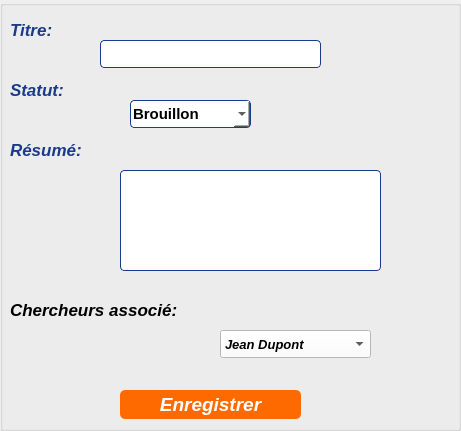
    <widget class="QGroupBox" name="groupBox_5">
     <property name="geometry">
      <rect>
       <x>160</x>
       <y>140</y>
       <width>461</width>
       <height>431</height>
      </rect>
     </property>
     <property name="font">
      <font>
       <pointsize>12</pointsize>
       <italic>true</italic>
       <bold>true</bold>
      </font>
     </property>
     <property name="title">
      <string/>
     </property>
     <widget class="QLabel" name="label_2">
      <property name="geometry">
       <rect>
        <x>10</x>
        <y>20</y>
        <width>63</width>
        <height>20</height>
       </rect>
      </property>
      <property name="font">
       <font>
        <pointsize>13</pointsize>
        <italic>true</italic>
        <bold>true</bold>
       </font>
      </property>
      <property name="styleSheet">
       <string notr="true">QLabel {
    color: #1a3a8a;
    font-weight: bold;
}</string>
      </property>
      <property name="text">
       <string>Titre:</string>
      </property>
     </widget>
     <widget class="QLineEdit" name="lineEdit_2">
      <property name="geometry">
       <rect>
        <x>100</x>
        <y>40</y>
        <width>221</width>
        <height>28</height>
       </rect>
      </property>
      <property name="styleSheet">
       <string notr="true">QLineEdit {
    background-color: #ffffff;
    color: #000000;
    border: 1px solid #1a3a8a;
    border-radius: 4px;
    padding: 2px;
}</string>
      </property>
     </widget>
     <widget class="QLabel" name="label_3">
      <property name="geometry">
       <rect>
        <x>10</x>
        <y>80</y>
        <width>91</width>
        <height>20</height>
       </rect>
      </property>
      <property name="font">
       <font>
        <pointsize>13</pointsize>
        <italic>true</italic>
        <bold>true</bold>
       </font>
      </property>
      <property name="styleSheet">
       <string notr="true">QLabel {
    color: #1a3a8a;
    font-weight: bold;
}</string>
      </property>
      <property name="text">
       <string>Statut:</string>
      </property>
     </widget>
     <widget class="QComboBox" name="comboBox">
      <property name="geometry">
       <rect>
        <x>130</x>
        <y>100</y>
        <width>121</width>
        <height>28</height>
       </rect>
      </property>
      <property name="font">
       <font>
        <pointsize>11</pointsize>
        <italic>false</italic>
        <bold>true</bold>
       </font>
      </property>
      <property name="styleSheet">
       <string notr="true">QComboBox {
    background-color: #ffffff;
    color: #000000;
    border: 1px solid #1a3a8a;
    border-radius: 4px;
    padding: 2px;
}

/* This part makes the list inside look clean too */
QComboBox QAbstractItemView {
    background-color: #ffffff;
    selection-background-color: #ff7e39;
    color: #000000;
}</string>
      </property>
      <item>
       <property name="text">
        <string>Brouillon</string>
       </property>
      </item>
      <item>
       <property name="text">
        <string>Archivé</string>
       </property>
      </item>
      <item>
       <property name="text">
        <string>Publié</string>
       </property>
      </item>
     </widget>
     <widget class="QLabel" name="label_4">
      <property name="geometry">
       <rect>
        <x>10</x>
        <y>140</y>
        <width>91</width>
        <height>20</height>
       </rect>
      </property>
      <property name="font">
       <font>
        <pointsize>13</pointsize>
        <italic>true</italic>
        <bold>true</bold>
       </font>
      </property>
      <property name="styleSheet">
       <string notr="true">QLabel {
    color: #1a3a8a;
    font-weight: bold;
}</string>
      </property>
      <property name="text">
       <string>Résumé:</string>
      </property>
     </widget>
     <widget class="QPlainTextEdit" name="plainTextEdit">
      <property name="geometry">
       <rect>
        <x>120</x>
        <y>170</y>
        <width>261</width>
        <height>101</height>
       </rect>
      </property>
      <property name="autoFillBackground">
       <bool>false</bool>
      </property>
      <property name="styleSheet">
       <string notr="true">QPlainTextEdit {
    background-color: #ffffff;
    color: #000000;
    border: 1px solid #1a3a8a;
    border-radius: 4px;
}</string>
      </property>
     </widget>
     <widget class="QPushButton" name="pushButton_2">
      <property name="geometry">
       <rect>
        <x>120</x>
        <y>390</y>
        <width>181</width>
        <height>29</height>
       </rect>
      </property>
      <property name="palette">
       <palette>
        <active>
         <colorrole role="WindowText">
          <brush brushstyle="SolidPattern">
           <color alpha="255">
            <red>255</red>
            <green>255</green>
            <blue>255</blue>
           </color>
          </brush>
         </colorrole>
         <colorrole role="Button">
          <brush brushstyle="SolidPattern">
           <color alpha="255">
            <red>255</red>
            <green>106</green>
            <blue>0</blue>
           </color>
          </brush>
         </colorrole>
         <colorrole role="Light">
          <brush brushstyle="SolidPattern">
           <color alpha="255">
            <red>127</red>
            <green>170</green>
            <blue>255</blue>
           </color>
          </brush>
         </colorrole>
         <colorrole role="Midlight">
          <brush brushstyle="SolidPattern">
           <color alpha="255">
            <red>63</red>
            <green>127</green>
            <blue>255</blue>
           </color>
          </brush>
         </colorrole>
         <colorrole role="Dark">
          <brush brushstyle="SolidPattern">
           <color alpha="255">
            <red>0</red>
            <green>42</green>
            <blue>127</blue>
           </color>
          </brush>
         </colorrole>
         <colorrole role="Mid">
          <brush brushstyle="SolidPattern">
           <color alpha="255">
            <red>0</red>
            <green>57</green>
            <blue>170</blue>
           </color>
          </brush>
         </colorrole>
         <colorrole role="Text">
          <brush brushstyle="SolidPattern">
           <color alpha="255">
            <red>255</red>
            <green>255</green>
            <blue>255</blue>
           </color>
          </brush>
         </colorrole>
         <colorrole role="BrightText">
          <brush brushstyle="SolidPattern">
           <color alpha="255">
            <red>255</red>
            <green>255</green>
            <blue>255</blue>
           </color>
          </brush>
         </colorrole>
         <colorrole role="ButtonText">
          <brush brushstyle="SolidPattern">
           <color alpha="255">
            <red>255</red>
            <green>255</green>
            <blue>255</blue>
           </color>
          </brush>
         </colorrole>
         <colorrole role="Base">
          <brush brushstyle="SolidPattern">
           <color alpha="255">
            <red>255</red>
            <green>106</green>
            <blue>0</blue>
           </color>
          </brush>
         </colorrole>
         <colorrole role="Window">
          <brush brushstyle="SolidPattern">
           <color alpha="255">
            <red>255</red>
            <green>106</green>
            <blue>0</blue>
           </color>
          </brush>
         </colorrole>
         <colorrole role="Shadow">
          <brush brushstyle="SolidPattern">
           <color alpha="255">
            <red>0</red>
            <green>0</green>
            <blue>0</blue>
           </color>
          </brush>
         </colorrole>
         <colorrole role="Highlight">
          <brush brushstyle="SolidPattern">
           <color alpha="255">
            <red>255</red>
            <green>255</green>
            <blue>255</blue>
           </color>
          </brush>
         </colorrole>
         <colorrole role="AlternateBase">
          <brush brushstyle="SolidPattern">
           <color alpha="255">
            <red>127</red>
            <green>170</green>
            <blue>255</blue>
           </color>
          </brush>
         </colorrole>
         <colorrole role="ToolTipBase">
          <brush brushstyle="SolidPattern">
           <color alpha="255">
            <red>255</red>
            <green>255</green>
            <blue>220</blue>
           </color>
          </brush>
         </colorrole>
         <colorrole role="ToolTipText">
          <brush brushstyle="SolidPattern">
           <color alpha="255">
            <red>0</red>
            <green>0</green>
            <blue>0</blue>
           </color>
          </brush>
         </colorrole>
         <colorrole role="PlaceholderText">
          <brush brushstyle="SolidPattern">
           <color alpha="128">
            <red>255</red>
            <green>255</green>
            <blue>255</blue>
           </color>
          </brush>
         </colorrole>
         <colorrole role="Accent">
          <brush brushstyle="SolidPattern">
           <color alpha="255">
            <red>255</red>
            <green>255</green>
            <blue>255</blue>
           </color>
          </brush>
         </colorrole>
        </active>
        <inactive>
         <colorrole role="WindowText">
          <brush brushstyle="SolidPattern">
           <color alpha="255">
            <red>255</red>
            <green>255</green>
            <blue>255</blue>
           </color>
          </brush>
         </colorrole>
         <colorrole role="Button">
          <brush brushstyle="SolidPattern">
           <color alpha="255">
            <red>255</red>
            <green>106</green>
            <blue>0</blue>
           </color>
          </brush>
         </colorrole>
         <colorrole role="Light">
          <brush brushstyle="SolidPattern">
           <color alpha="255">
            <red>127</red>
            <green>170</green>
            <blue>255</blue>
           </color>
          </brush>
         </colorrole>
         <colorrole role="Midlight">
          <brush brushstyle="SolidPattern">
           <color alpha="255">
            <red>63</red>
            <green>127</green>
            <blue>255</blue>
           </color>
          </brush>
         </colorrole>
         <colorrole role="Dark">
          <brush brushstyle="SolidPattern">
           <color alpha="255">
            <red>0</red>
            <green>42</green>
            <blue>127</blue>
           </color>
          </brush>
         </colorrole>
         <colorrole role="Mid">
          <brush brushstyle="SolidPattern">
           <color alpha="255">
            <red>0</red>
            <green>57</green>
            <blue>170</blue>
           </color>
          </brush>
         </colorrole>
         <colorrole role="Text">
          <brush brushstyle="SolidPattern">
           <color alpha="255">
            <red>255</red>
            <green>255</green>
            <blue>255</blue>
           </color>
          </brush>
         </colorrole>
         <colorrole role="BrightText">
          <brush brushstyle="SolidPattern">
           <color alpha="255">
            <red>255</red>
            <green>255</green>
            <blue>255</blue>
           </color>
          </brush>
         </colorrole>
         <colorrole role="ButtonText">
          <brush brushstyle="SolidPattern">
           <color alpha="255">
            <red>255</red>
            <green>255</green>
            <blue>255</blue>
           </color>
          </brush>
         </colorrole>
         <colorrole role="Base">
          <brush brushstyle="SolidPattern">
           <color alpha="255">
            <red>255</red>
            <green>106</green>
            <blue>0</blue>
           </color>
          </brush>
         </colorrole>
         <colorrole role="Window">
          <brush brushstyle="SolidPattern">
           <color alpha="255">
            <red>255</red>
            <green>106</green>
            <blue>0</blue>
           </color>
          </brush>
         </colorrole>
         <colorrole role="Shadow">
          <brush brushstyle="SolidPattern">
           <color alpha="255">
            <red>0</red>
            <green>0</green>
            <blue>0</blue>
           </color>
          </brush>
         </colorrole>
         <colorrole role="Highlight">
          <brush brushstyle="SolidPattern">
           <color alpha="255">
            <red>255</red>
            <green>255</green>
            <blue>255</blue>
           </color>
          </brush>
         </colorrole>
         <colorrole role="AlternateBase">
          <brush brushstyle="SolidPattern">
           <color alpha="255">
            <red>127</red>
            <green>170</green>
            <blue>255</blue>
           </color>
          </brush>
         </colorrole>
         <colorrole role="ToolTipBase">
          <brush brushstyle="SolidPattern">
           <color alpha="255">
            <red>255</red>
            <green>255</green>
            <blue>220</blue>
           </color>
          </brush>
         </colorrole>
         <colorrole role="ToolTipText">
          <brush brushstyle="SolidPattern">
           <color alpha="255">
            <red>0</red>
            <green>0</green>
            <blue>0</blue>
           </color>
          </brush>
         </colorrole>
         <colorrole role="PlaceholderText">
          <brush brushstyle="SolidPattern">
           <color alpha="128">
            <red>255</red>
            <green>255</green>
            <blue>255</blue>
           </color>
          </brush>
         </colorrole>
         <colorrole role="Accent">
          <brush brushstyle="SolidPattern">
           <color alpha="255">
            <red>255</red>
            <green>255</green>
            <blue>255</blue>
           </color>
          </brush>
         </colorrole>
        </inactive>
        <disabled>
         <colorrole role="WindowText">
          <brush brushstyle="SolidPattern">
           <color alpha="255">
            <red>255</red>
            <green>255</green>
            <blue>255</blue>
           </color>
          </brush>
         </colorrole>
         <colorrole role="Button">
          <brush brushstyle="SolidPattern">
           <color alpha="255">
            <red>255</red>
            <green>106</green>
            <blue>0</blue>
           </color>
          </brush>
         </colorrole>
         <colorrole role="Light">
          <brush brushstyle="SolidPattern">
           <color alpha="255">
            <red>127</red>
            <green>170</green>
            <blue>255</blue>
           </color>
          </brush>
         </colorrole>
         <colorrole role="Midlight">
          <brush brushstyle="SolidPattern">
           <color alpha="255">
            <red>63</red>
            <green>127</green>
            <blue>255</blue>
           </color>
          </brush>
         </colorrole>
         <colorrole role="Dark">
          <brush brushstyle="SolidPattern">
           <color alpha="255">
            <red>0</red>
            <green>42</green>
            <blue>127</blue>
           </color>
          </brush>
         </colorrole>
         <colorrole role="Mid">
          <brush brushstyle="SolidPattern">
           <color alpha="255">
            <red>0</red>
            <green>57</green>
            <blue>170</blue>
           </color>
          </brush>
         </colorrole>
         <colorrole role="Text">
          <brush brushstyle="SolidPattern">
           <color alpha="255">
            <red>255</red>
            <green>255</green>
            <blue>255</blue>
           </color>
          </brush>
         </colorrole>
         <colorrole role="BrightText">
          <brush brushstyle="SolidPattern">
           <color alpha="255">
            <red>255</red>
            <green>255</green>
            <blue>255</blue>
           </color>
          </brush>
         </colorrole>
         <colorrole role="ButtonText">
          <brush brushstyle="SolidPattern">
           <color alpha="255">
            <red>255</red>
            <green>255</green>
            <blue>255</blue>
           </color>
          </brush>
         </colorrole>
         <colorrole role="Base">
          <brush brushstyle="SolidPattern">
           <color alpha="255">
            <red>255</red>
            <green>106</green>
            <blue>0</blue>
           </color>
          </brush>
         </colorrole>
         <colorrole role="Window">
          <brush brushstyle="SolidPattern">
           <color alpha="255">
            <red>255</red>
            <green>106</green>
            <blue>0</blue>
           </color>
          </brush>
         </colorrole>
         <colorrole role="Shadow">
          <brush brushstyle="SolidPattern">
           <color alpha="255">
            <red>0</red>
            <green>0</green>
            <blue>0</blue>
           </color>
          </brush>
         </colorrole>
         <colorrole role="Highlight">
          <brush brushstyle="SolidPattern">
           <color alpha="255">
            <red>255</red>
            <green>255</green>
            <blue>255</blue>
           </color>
          </brush>
         </colorrole>
         <colorrole role="AlternateBase">
          <brush brushstyle="SolidPattern">
           <color alpha="255">
            <red>0</red>
            <green>85</green>
            <blue>255</blue>
           </color>
          </brush>
         </colorrole>
         <colorrole role="ToolTipBase">
          <brush brushstyle="SolidPattern">
           <color alpha="255">
            <red>255</red>
            <green>255</green>
            <blue>220</blue>
           </color>
          </brush>
         </colorrole>
         <colorrole role="ToolTipText">
          <brush brushstyle="SolidPattern">
           <color alpha="255">
            <red>0</red>
            <green>0</green>
            <blue>0</blue>
           </color>
          </brush>
         </colorrole>
         <colorrole role="PlaceholderText">
          <brush brushstyle="SolidPattern">
           <color alpha="128">
            <red>255</red>
            <green>255</green>
            <blue>255</blue>
           </color>
          </brush>
         </colorrole>
         <colorrole role="Accent">
          <brush brushstyle="SolidPattern">
           <color alpha="255">
            <red>76</red>
            <green>136</green>
            <blue>255</blue>
           </color>
          </brush>
         </colorrole>
        </disabled>
       </palette>
      </property>
      <property name="font">
       <font>
        <pointsize>14</pointsize>
        <italic>true</italic>
        <bold>true</bold>
       </font>
      </property>
      <property name="styleSheet">
       <string notr="true">QPushButton {
    background-color: rgb(255, 106, 0);
    color: white;
    border-radius: 5px;
}
QPushButton:hover {
    background-color: rgb(200, 80, 0);
}
QPushButton:pressed {
    background-color: rgb(150, 60, 0);
}</string>
      </property>
      <property name="text">
       <string>Enregistrer</string>
      </property>
     </widget>
     <widget class="QLabel" name="label_15">
      <property name="geometry">
       <rect>
        <x>10</x>
        <y>300</y>
        <width>201</width>
        <height>20</height>
       </rect>
      </property>
      <property name="font">
       <font>
        <pointsize>13</pointsize>
        <italic>true</italic>
        <bold>true</bold>
       </font>
      </property>
      <property name="text">
       <string>Chercheurs associé:</string>
      </property>
     </widget>
     <widget class="QComboBox" name="comboBox_3">
      <property name="geometry">
       <rect>
        <x>220</x>
        <y>330</y>
        <width>151</width>
        <height>28</height>
       </rect>
      </property>
      <property name="font">
       <font>
        <pointsize>10</pointsize>
        <bold>true</bold>
       </font>
      </property>
      <property name="styleSheet">
       <string notr="true">background-color: rgb(255, 255, 255);
color: rgb(0, 0, 0);</string>
      </property>
      <item>
       <property name="text">
        <string>Jean Dupont</string>
       </property>
      </item>
      <item>
       <property name="text">
        <string>Ahmed Ben Salem</string>
       </property>
      </item>
      <item>
       <property name="text">
        <string>Marie Curie</string>
       </property>
      </item>
     </widget>
    </widget>
